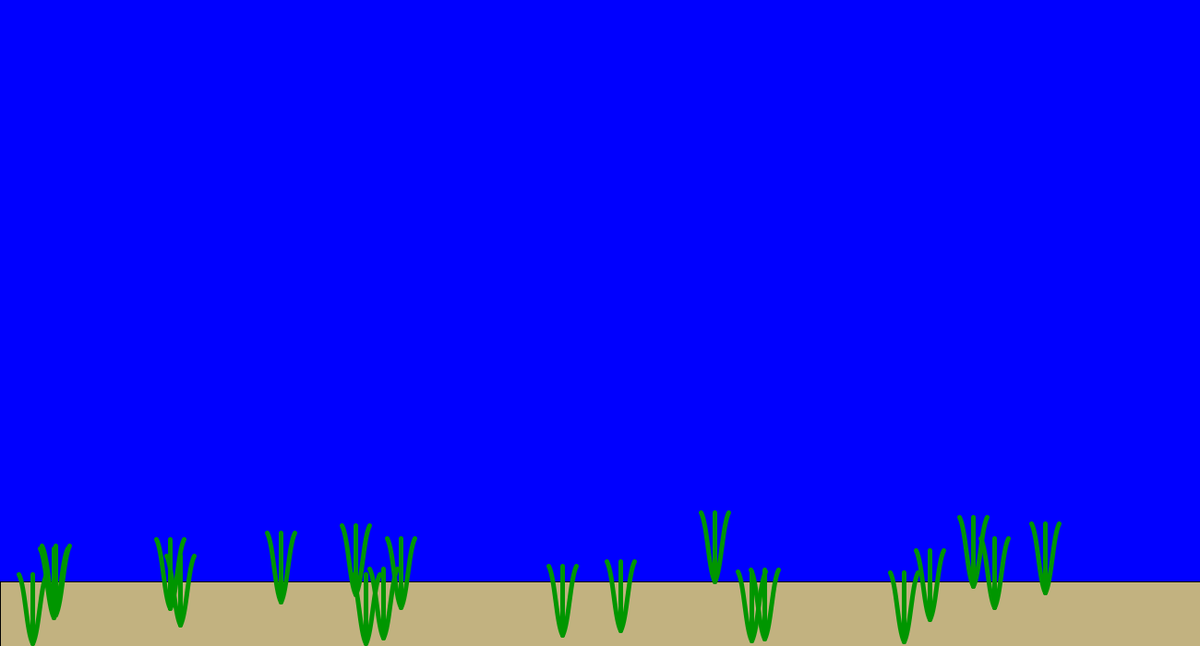
Frame 1 (no input)
Frame 60 (the mouse pressed at the canvas centre just before this capture): identical to frame 1, image omitted
Frame 120 (the mouse held since frame 60 and released just before this capture): identical to frame 1, image omitted

The Processing sketch that drew this single still picture (run headless with seeded random() and noise(); from frame 60 on, the mouse is pressed at the canvas centre):

// Processing sketch: FishingHole
// ── FishingHole.pde
int numFish = 50;
FishSchool school;
int numSeaWeed = 20;
ArrayList<SeaWeed> seaweed = new ArrayList<SeaWeed>();
float sandHeight;

ArrayList<Bubbles> bubbles = new ArrayList<Bubbles>();


void setup() {
  size(1300, 700);
  sandHeight = height/10.0;
  school = new FishSchool(numFish, sandHeight);
  for (int i = 0; i < numSeaWeed; ++i) {
    seaweed.add(new SeaWeed(random(width), random(height-sandHeight, height)));
  }
}

void draw() {
  drawScenery();
  school.run();
  if (random(1) < 0.001 && bubbles.size() < 3) {
    bubbles.add(new Bubbles());
  }
  if (!bubbles.isEmpty()) {
    for (int i = 0; i < bubbles.size(); ++i) {
      Bubbles b = bubbles.get(i);
      b.move();
      b.display();
      if (b.cy < -b.bubRectH) {
        bubbles.remove(i);
      }
    }
  }
}


void drawScenery() {
  background(0, 0, 255);
  fill(color(194, 178, 128));
  rect(0, height-sandHeight, width, height-sandHeight);
  for (SeaWeed s : seaweed) {
    s.display();
  }
}
// ── BubbleMaker.pde
class BubbleMaker {
  ArrayList<Bubbles> bubbles;
  BubbleMaker() {
    bubbles = new ArrayList<Bubbles>();
  }
  void run() {
    if (random(1) < 0.001 && bubbles.size() < 3) {
      bubbles.add(new Bubbles());
    }
    if (!bubbles.isEmpty()) {
      for (int i = 0; i < bubbles.size(); ++i) {
        Bubbles b = bubbles.get(i);
        b.move();
        b.display();
        if (b.cy < -b.bubRectH) {
          bubbles.remove(i);
        }
      }
    }
  }
}
// ── Bubbles.pde
class Bubbles extends SeaLife {
  float vel = -2.5;
  int maxSize = 30;
  float bubRectW = 1.5*maxSize;
  int bubRectH = 4*maxSize;
  float cx;
  float cy;

  int numBubbles = int(random(15, 20));
  //x,y,size
  float[][] bubbles = new float[numBubbles][3];
  Bubbles() {
    cx = random(bubRectW, width-bubRectW);
    cy = height+2*bubRectH;
    for (int i = 0; i < numBubbles; ++i) {
      bubbles[i] = createBubble();
    }
  }

  float[] createBubble() {
    float s = random(maxSize);
    float x = random(bubRectW-s/2.0);
    float y = random(bubRectH-s/2.0);
    if (random(1) < 0.5) {
      x *= -1;
    }
    if (random(1) < 0.5) {
      y *= -1;
    }
    float[] ret = {cx+x, cy+y, s};
    return ret;
  }


  void display() {
    stroke(255);
    strokeWeight(2);
    noFill();
    for (float[] bub : bubbles) {
      ellipse(bub[0], bub[1], bub[2], bub[2]);
    }
    stroke(0);
    strokeWeight(1);
    //println(cy);
  }

  void move() {
    for (float[] bub : bubbles) {
      bub[1] += vel;
    }
    cy += vel;
  }
}
// ── Fish.pde
class Fish extends SeaLife {
  color c;
  float vel;
  boolean movingRight = true;
  int fishLen = 100;
  int fishWid = 35;
  Fish(float xx, float yy) {
    x = xx;
    y = yy;
    int len = 6;
    color[] cols = {
      color(255, 0, 0), 
      color(0, 255, 0), 
      color(255, 255, 0), 
      color(255, 0, 255), 
      color(255, 165, 0), 
      color(30, 144, 255)
    };
    c = cols[int(random(100))%len];

    vel = 1.5;
    if (x > width/2.0) {
      movingRight = false;
      vel *= -1;
    }
  }

  void display() {
    //noStroke();
    fill(c);
    ellipse(x, y, fishLen, fishWid);
    if (movingRight) {
      fill(c);
      triangle(x-fishLen/2.0, y, x-fishLen/2.0-10, y-fishWid, x-fishLen/2.0-10, y+fishWid);
      fill(0);
      ellipse(x+fishLen/2.0-10, y-2.5, 5, 5);
    } else {
      fill(c);
      triangle(x+fishLen/2.0, y, x+fishLen/2.0+10, y-fishWid, x+fishLen/2.0+10, y+fishWid);
      fill(0);
      ellipse(x-fishLen/2.0+10, y-2.5, 5, 5);
    }
  }

  void move() {
    x += vel;
  }
}
// ── FishSchool.pde
class FishSchool {
  Fish[] fish;
  float sandHeight;
  FishSchool(int numFish, float sandHei) {
    fish = new Fish[numFish];
    sandHeight = sandHei;
    for (int i = 0; i < numFish; ++i) {
      fish[i] = createFish();
    }
  }

  void run() {
    ArrayList<Integer> toReplace = new ArrayList<Integer>();
    for (int i = 0; i < numFish; ++i) {
      Fish f = fish[i];
      f.display();
      f.move();
      if (f.movingRight) {
        if (f.x > width+f.fishLen) {
          toReplace.add(i);
        }
      } else {
        if (f.x < -f.fishLen) {
          toReplace.add(i);
        }
      }
    }
    for (Integer i : toReplace) {
      fish[i] = createFish();
    }
  }

  Fish createFish() {
    float offset = random(width/10.0, 2*width);
    float fx = -offset;
    if (random(1) < 0.5) {
      fx = width+offset;
    }
    return new Fish(fx, random(height-sandHeight));
  }
}
// ── FishingLure.pde
class FishingLure {
  float x;
  float y;
  int lureSize = 25;
  Point intersectPoint;
  float depth = 0;
  int vel = 3;
  boolean movingDown = false;
  boolean movingUp = false;
  FishingLure() {
    x = mouseX;
    y = 0;
    intersectPoint = new Point(x-lureSize/2.0, y+1.5*lureSize);
  }

  void display() {
    y += depth;
    line(x, 0, x, depth);
    strokeWeight(3);
    line(x, y, x, y+lureSize);
    noFill();
    arc(x, y+1.5*lureSize, lureSize, lureSize, -PI/2, PI);
    strokeWeight(1);
    y -= depth;
  }

  boolean isMoving() {
    if (movingDown || movingUp) {
      println("moving");
    }
    return movingDown || movingUp;
  }

  void move() {
    depth += vel;
    //y += depth;
  }

  void update() {
    x = mouseX;
  }

  void clicked() {
    if (!isMoving()) {
      cast();
    } else {
      reel();
    }
  }

  void cast() {
    movingDown = true;
    vel = abs(vel);
  }

  void reel() {
    println("reel");
    movingDown = false;
    movingUp = true;
    vel *= -1;
    println(movingDown, movingUp, vel);
  }

  void run() {
    if (isMoving()) {
      move();
    }
    if (y+depth <= 0) {
      movingUp = false;
      vel = abs(vel);
    }
    update();
    display();
  }
}
// ── Jellyfish.pde
class Jellyfish extends SeaLife {
  int size = 50;
  int numLegs = int(size*0.1);
  int legLen = 50;
  float[][] legPoints = new float[numLegs][4];
  Jellyfish() {
    x = -size;
    if (random(1) < 0.5) {
      x = width+size;
    }

    x = width/2.0;
    y = random(size, height-size);

    float cur = x-size/2.0;
    float step = float(size)/(numLegs-1);
    for (int i = 0; i < numLegs; ++i) {
      //line(cur, y, cur, y+legLen);
      Point[] pnts = {new Point(cur+negRand(100), y+negRand(100)), 
        new Point(cur, y), 
        new Point(cur, y+legLen), 
        new Point(cur+negRand(100), y+negRand(100))};
      //curve(cur+negRand(100), y+negRand(100), cur, y, cur, y+legLen, cur+negRand(100), y+negRand(100));
      cur += step;
    }
  }

  private float negRand(float range) {
    float ret = random(range);
    if (random(1) < 0.5) {
      ret *= -1;
    }
    return ret;
  }

  void display() {
    fill(0);
    stroke(0);
    arc(x, y, size, size, -PI, 0);
  }
  void move() {
    //todo
  }
}
// ── Point.pde
class Point {
  float x;
  float y;
  Point(float xx, float yy) {
    x = xx;
    y = yy;
  }
}
// ── SeaCritter.pde
abstract class SeaCritter {
  float x;
  float y;
  abstract void display();
}
// ── SeaLife.pde
abstract class SeaLife {
  float x;
  float y;
  abstract void display();
}
// ── SeaWeed.pde
class SeaWeed extends SeaLife {
  int w = 15;
  int h = 75;
  SeaWeed(float xx, float yy) {
    x = xx;
    y = yy;
  }
  void display() {
    strokeWeight(5);
    stroke(color(0, 150, 0));
    curve(x-25, y, x, y, x+w, y-h, x+w+25, y-h);
    curve(x+25, y, x, y, x-w, y-h, x-w-25, y-h);
    line(x, y, x, y-h);
    strokeWeight(1);
    stroke(0);
  }
}
// ── StarFish.pde
class StarFish extends SeaLife {
  int size = 30;
  float[][] pnts = new float[5][2];
  float[][] midPnts = new float[5][2];

  float[][] path = new float[10][2];
  StarFish() {
    x = random(width);
    y = random(height-sandHeight+size/2.0, height-size/2.0);
    float angleOffset = PI/12.0;
    float cur = PI/2.0 + angleOffset;
    float step = 2*PI/5.0;
    final float magicConstant = 2.75;
    for (int i = 0; i < 5; ++i) {
      pnts[i][0] = x+size*cos(cur);
      pnts[i][1] = y-size*sin(cur);
      cur += step;
    }
    step = 2*PI/5.0;
    cur = PI/2.0+2*PI/10.0 + angleOffset;
    for (int i = 0; i < 5; ++i) {
      midPnts[i][0] = x+size/magicConstant*cos(cur);
      midPnts[i][1] = y-size/magicConstant*sin(cur);
      cur += step;
    }

    int idx = 0;
    for (int i = 0; i < 5; ++i) {
      path[idx] = pnts[i];
      ++idx;
      path[idx] = midPnts[i];
      ++idx;
    }
  }

  void display() {
    fill(color(204, 85, 0));
    beginShape();
    for (float[] pnt : path) {
      vertex(pnt[0], pnt[1]);
    }
    endShape();
  }
}
